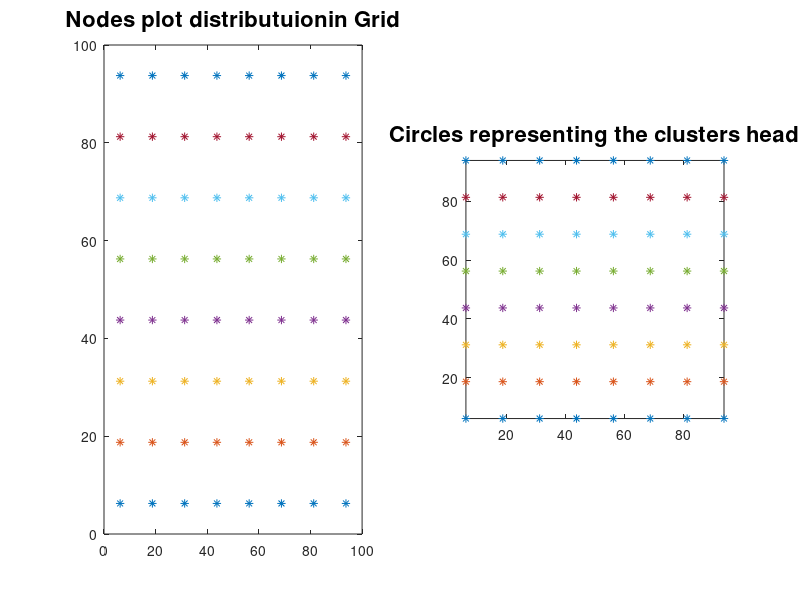

This figure's MATLAB source: (Note: this script raises an error after producing the figure.)

clear;
clf;
clc;
close all;

global generation_size pop_size sense_node sense_range sensor_selected target_coveraged target_x target_y node_x node_y distance grid_range_x grid_range_y span

sense_range=17.675;
sense_node=400;
packet_bit=2000;
generation_size=20;
pop_size=50;
grid_range_x=200; 
grid_range_y=200;
span=0.04;% 
 
sink_x=50;
sink_y=200; % 
 sensor_selected=zeros(pop_size,sense_node,generation_size+1);

 
target_x=zeros(grid_range_y*span,grid_range_x*span);
target_y=zeros(grid_range_y*span,grid_range_x*span);
 
dist_node_target=zeros(grid_range_y*span,grid_range_x*span,sense_node);
 
m=0;
n=0;
for k=1:400
    node_x(k)=m;
    node_y(k)=n;
    if m>=95
        m=0;
        n=n+5;
    else
        m=m+5;
    end
end
 tic
clf;
for i=1:grid_range_y*span   %  
    for j=1:grid_range_x*span
        target_x(i,j)=6.25+(j-1)*12.5;
        target_y(i,j)=6.25+(i-1)*12.5;
    end
end

 


for i=1:grid_range_x*span %%  
        axis image;
        hold on;
        subplot(1,2,1),plot(target_x(i,:),target_y(i,:),'*');title('Nodes plot distributuionin Grid','fontsize',16) 
        hold on;        
        subplot(1,2,2),plot(target_x(i,:),target_y(i,:),'*'); title('Circles representing the clusters head','fontsize',16)
end

for k=1:sense_node
    for i=1:grid_range_y*span
        for j=1:grid_range_x*span
            distance(i,j,k)=dist(node_x(k),node_y(k),target_x(i,j),target_y(i,j));
        end
    end
end
 
target_coveraged=zeros(length(target_x(:,1)),length(target_x(1,:)),pop_size,generation_size+1); % coverage array
[best_fit,best_idx]=algorithm();
init_node_x=[]; %  
init_node_y=[];
for i=1:sense_node
    init_node_x(length(init_node_x)+1)=node_x(i);
    init_node_y(length(init_node_y)+1)=node_y(i);
    subplot(1,2,1),text(node_x(i),node_y(i),int2str(i));
end
axis image;
hold on;          
subplot(1,2,1),circle(sense_range,init_node_x,init_node_y,'b');

       
 init_targe_coveraged=zeros(length(target_x(:,1)),length(target_x(1,:)));   %  
 for k=1:sense_node
           for i=1:length(target_x(:,1))
               for j=1:length(target_x(1,:))
                        if distance(i,j,k)<=sense_range
                               init_target_coveraged(i,j)=1;
                        end
               end
           end
 end


init_coveraged_target_count=0;      %  
init_target_covered_x=[];
init_target_covered_y=[];
for i=1:length(target_x(:,1))
      for j=1:length(target_x(1,:))
          if(init_target_coveraged(i,j)==1)
                init_coveraged_target_count=init_coveraged_target_count+1;
                init_target_covered_x(length(init_target_covered_x)+1)=target_x(i,j);
                init_target_covered_y(length(init_target_covered_y)+1)=target_y(i,j);
          end
      end
end
axis image;   %  
hold on;
subplot(1,2,1),plot(init_target_covered_x,init_target_covered_y,'y.');  
fprintf('\n initial coveraged target ratio=%d/%d active_node_num=%d',init_coveraged_target_count,length(target_x(1,:))*length(target_y(:,1)),sense_node); % list the original data
best_node_x=[]; % 
best_node_y=[];
for i=1:sense_node
      if(sensor_selected(best_idx,i,generation_size+1)==1)
            best_node_x(length(best_node_x)+1)=node_x(i);
            best_node_y(length(best_node_y)+1)=node_y(i);
            subplot(1,2,2),text(node_x(i),node_y(i),int2str(i));
      end
end
axis image;
hold on;          
subplot(1,2,2),circle(sense_range,best_node_x,best_node_y,'b');
best_target_covered_x=[]; %  
best_target_covered_y=[];
for i=1:length(target_y(:,1))
   for j=1:length(target_x(1,:))
        if(target_coveraged(i,j,best_idx,generation_size+1)==1) %  
                best_target_covered_x(length(best_target_covered_x)+1)=target_x(i,j);
                best_target_covered_y(length(best_target_covered_y)+1)=target_y(i,j);
        end
   end
end
axis image;
hold on;
subplot(1,2,2),plot(best_target_covered_x,best_target_covered_y,'y.');
fprintf('\n');

%  

[coverage_rec,avg_packets_to_bs,avg_packets_to_ch,dead,S,last_round,CLUSTERHS,avg_ch]=LEACH(sense_node,9000,0.2,...
sensor_selected(best_idx,:,generation_size+1),node_x,node_y,sink_x,sink_y,packet_bit,1);
avg_ch
avg_packets_to_bs
avg_packets_to_ch
toc
 

